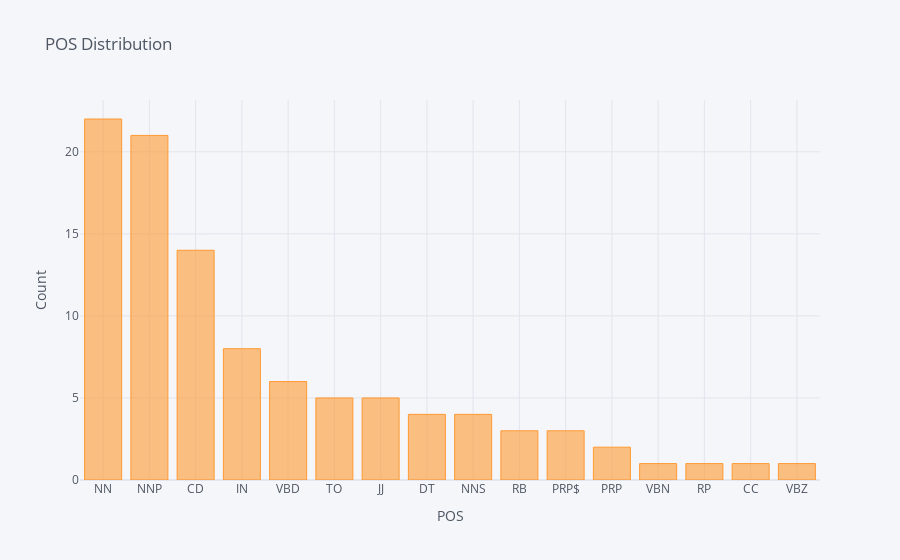

Here is the notebook cell this chart was saved with:
### Code cell
pos_df.iplot(kind = 'bar', xTitle = 'POS', yTitle='Count', title='POS Distribution')

### Figure 1 — Plotly figure (JSON) as saved in the notebook; plotly's stock layout.template omitted (floating-point values rounded to 4 significant figures)
{"data": [{"marker": {"color": "rgba(255, 153, 51, 0.6)", "line": {"color": "rgba(255, 153, 51, 1.0)", "width": 1}}, "name": "pos", "orientation": "v", "text": "", "x": ["NN", "NNP", "CD", "IN", "VBD", "TO", "JJ", "DT", "NNS", "RB", "PRP$", "PRP", "VBN", "RP", "CC", "VBZ"], "y": [22, 21, 14, 8, 6, 5, 5, 4, 4, 3, 3, 2, 1, 1, 1, 1], "type": "bar"}], "layout": {"legend": {"bgcolor": "#F5F6F9", "font": {"color": "#4D5663"}}, "paper_bgcolor": "#F5F6F9", "plot_bgcolor": "#F5F6F9", "title": {"font": {"color": "#4D5663"}, "text": "POS Distribution"}, "xaxis": {"gridcolor": "#E1E5ED", "showgrid": true, "tickfont": {"color": "#4D5663"}, "title": {"font": {"color": "#4D5663"}, "text": "POS"}, "zerolinecolor": "#E1E5ED", "type": "category", "range": [-0.5, 15.5], "autorange": true}, "yaxis": {"gridcolor": "#E1E5ED", "showgrid": true, "tickfont": {"color": "#4D5663"}, "title": {"font": {"color": "#4D5663"}, "text": "Count"}, "zerolinecolor": "#E1E5ED", "type": "linear", "range": [0, 23.16], "autorange": true}, "autosize": true}}
